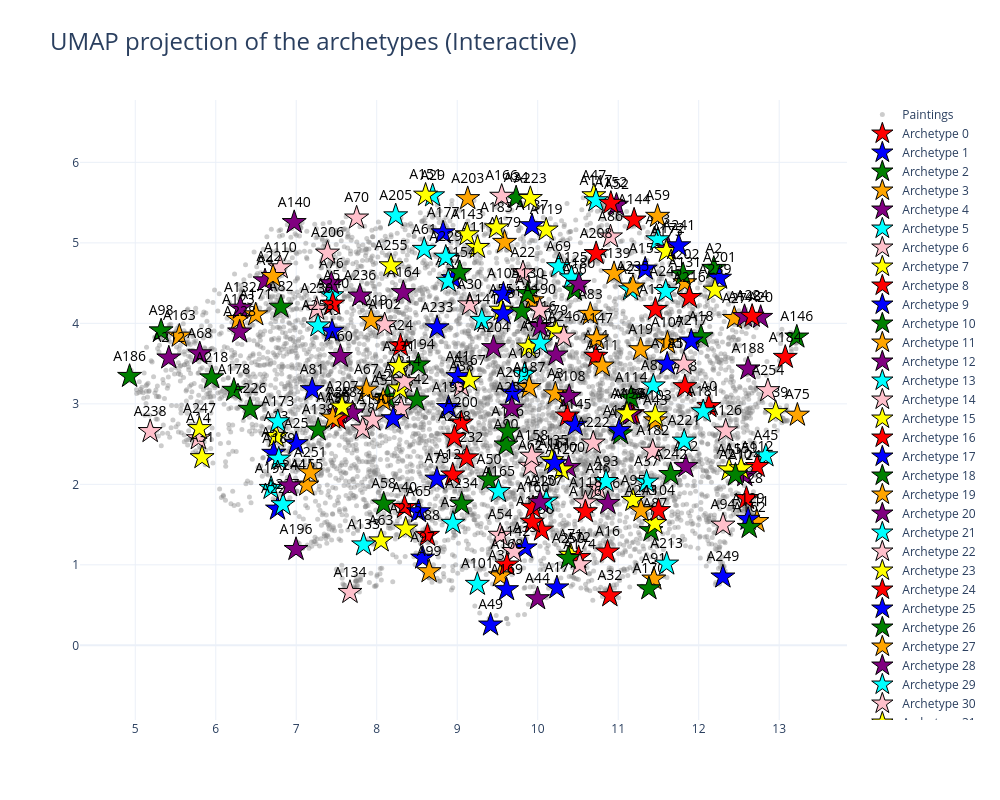

Write notebook code for a chart like this one.
### Code cell
visualisation_2d(a.X, Z, a.data_path)
